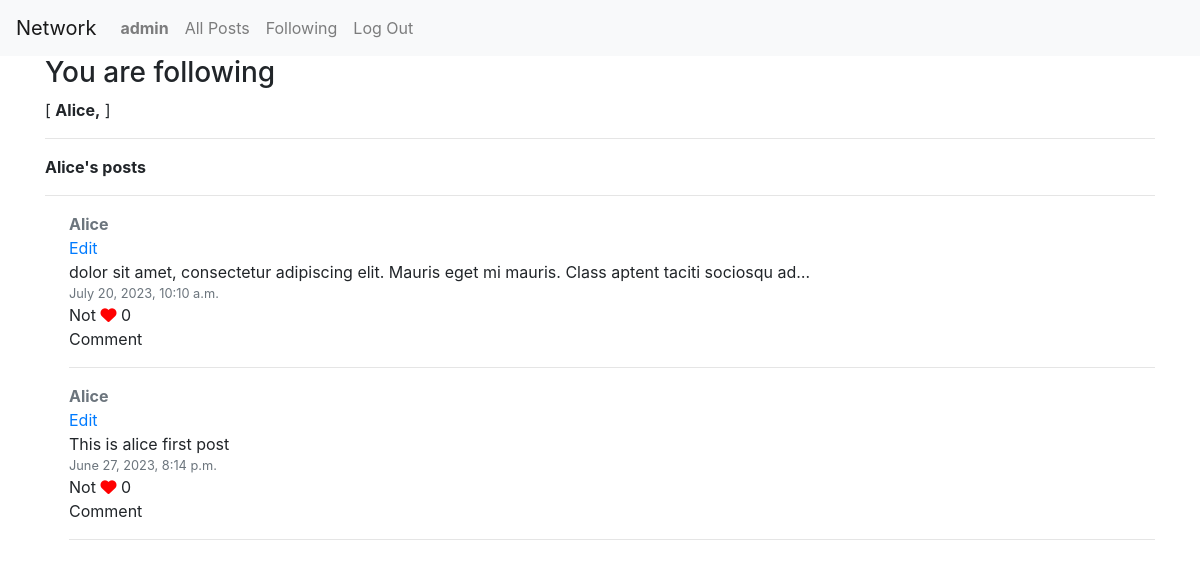
Page /following (signed in) on the committed database.
### network/models.py (models this page shows, shortened)
class User(AbstractUser):
    pass

class Profile(models.Model):
    user = models.OneToOneField(User, on_delete=models.CASCADE)
    follows = models.ManyToManyField('self', related_name="followed_by", symmetrical=False, blank=True)
    def create_profile(sender, instance, created, **kwargs):
        if created:
            user_profile = Profile(user=instance)
            user_profile.save()
    post_save.connect(create_profile, sender=User)

class Post(models.Model):
    content = models.TextField(verbose_name='')
    user = models.ForeignKey(User, on_delete=models.CASCADE)
    comment = models.ForeignKey(Comment, on_delete=models.CASCADE, blank=True, null=True)
    pub_date = models.DateTimeField(auto_now_add=True)
    likes = models.ManyToManyField(User, related_name="post_like", blank=True)
    class Meta:
        ordering = ["-pub_date"]

### network/views.py (the view)
# urls.py: path('following', views.following, name="following")
def following(request):
    if request.user.is_authenticated:
        following = request.user.profile.follows.all()
        profiles_followed = [_profile for _profile in following]
        return render(request, 'network/following.html', {'profiles_followed':profiles_followed })
    return HttpResponseRedirect(reverse('login'))

### network/templates/network/following.html
{% extends "network/layout.html" %}
{% block body %}
  <div class="container">
    {% if profiles_followed %}
    <p class="h3">You are following</p>
    [
    {% for profile in profiles_followed  %}
      <span class="font-weight-bold">{{ profile.user.username | capfirst }},</span>
    {% endfor %}
    ]
    <hr>
    {% endif %}
    {% for profile in profiles_followed  %}
      <p class="font-weight-bold">{{ profile.user.username | capfirst }}'s posts</p>
      <hr>
      <div class="ml-4">
        {% for post in profile.user.post_set.all  %}
          <a href="{% url 'profile' post.user.profile.id %}" class="my-1 font-weight-bold text-secondary">{{post.user | capfirst }}</a>
          <a class="d-block" href="#">Edit</a>
          <p class="my-0">{{ post.content|truncatechars:100 }} {% if post.content.count > 100 %}...{% endif %}</p>
          <p class="my-0 text-muted small">{{post.pub_date}}</p>
          {% if request.user in post.likes.all %}<h1>in</h1>{% else %}Not {% endif %}<i class="fa-solid fa-heart" style="color: #ff0000;"></i>
          <span>{{ post.likes.count }}</span>
          <p class="my-0">Comment</p>
          <hr>
        {% endfor %}
      </div>
    {% empty %}
      <p class="h3">You are not following any profile</p>
    {% endfor %}
  </div>
  {% endblock %}

### network/templates/network/layout.html (shortened to what this page needs)
{% load static %}
<!DOCTYPE html>
<html lang="en">
    <head>
        <link rel="stylesheet" href="https://stackpath.bootstrapcdn.com/bootstrap/4.4.1/css/bootstrap.min.css">
        <link href="{% static 'network/styles.css' %}" rel="stylesheet">
    </head>
    <body>
        <nav class="navbar navbar-expand-lg navbar-light bg-light">
            <a class="navbar-brand" href="#">Network</a>
            <div>
              <ul class="navbar-nav mr-auto">
                {% if user.is_authenticated %}
                    <li class="nav-item">
                        <a class="nav-link" href="#"><strong>{{ user.username }}</strong></a>
                    </li>
                {% endif %}
                <li class="nav-item">
                  <a class="nav-link" href="{% url 'index' %}">All Posts</a>
                </li>
                {% if user.is_authenticated %}
                    <li class="nav-item">
                        <a class="nav-link" href="{% url 'following' %}">Following</a>
                    </li>
                    <li class="nav-item">
                        <a class="nav-link" href="{% url 'logout' %}">Log Out</a>
                    </li>
                {% endif %}
              </ul>
            </div>
          </nav>
        <div class="body">
            {% block body %}
            {% endblock %}
        </div>
    </body>
</html>

### rows in the picture
User: username "admin"
Profile: user.username "Alice"
Post: user "Alice", content "dolor sit amet, consectetur adipiscing elit. Mauris eget mi mauris. Class aptent taciti sociosqu ad…", pub_date "July 20, 2023, 10:10 a.m.", shows "Not", likes.count "0"
Post: user "Alice", content "This is alice first post", pub_date "June 27, 2023, 8:14 p.m.", shows "Not", likes.count "0"
